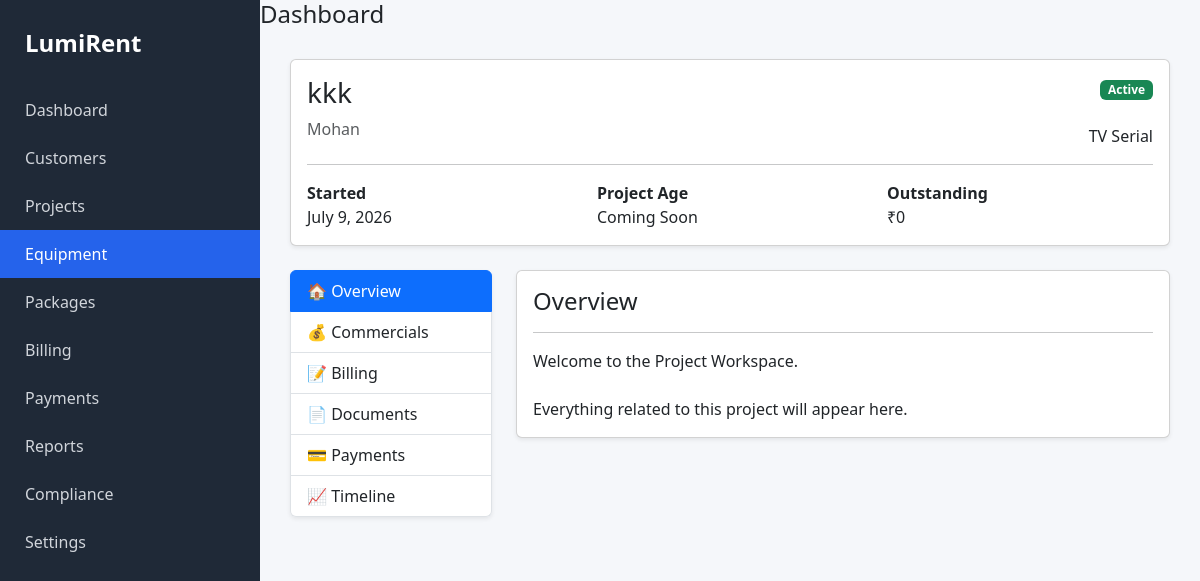
/projects/1/, run on the app's committed database.
### projects/models.py (models this page shows, shortened)
class Project(models.Model):
    PROJECT_TYPES = [
        ("TV Serial", "TV Serial"),
        ("Movie", "Movie"),
        ("Advertisement", "Advertisement"),
        ("Web Series", "Web Series"),
        ("Corporate", "Corporate"),
        ("Event", "Event"),
        ("Other", "Other"),
    ]
    STATUS_CHOICES = [
        ("Active", "Active"),
        ("Completed", "Completed"),
        ("On Hold", "On Hold"),
    ]
    customer = models.ForeignKey(
        Customer,
        on_delete=models.PROTECT,
        related_name="projects",
    )
    project_name = models.CharField(
        max_length=200,
    )
    short_code = models.CharField(
        max_length=20,
        blank=True,
    )
    project_type = models.CharField(
        max_length=30,
        choices=PROJECT_TYPES,
    )
    start_date = models.DateField()
    status = models.CharField(
        max_length=20,
        choices=STATUS_CHOICES,
        default="Active",
    )
    billing_contact = models.CharField(
        max_length=200,
        blank=True,
    )
    notes = models.TextField(
        blank=True,
    )
    created_at = models.DateTimeField(
    auto_now_add=True
    )
    updated_at = models.DateTimeField(
        auto_now=True
    )

### customers/models.py (models this page shows, shortened)
class Customer(models.Model):
    name = models.CharField(max_length=200)
    contact_person = models.CharField(
        max_length=200,
        blank=True
    )
    phone = models.CharField(
        max_length=20,
        blank=True
    )
    email = models.EmailField(
        blank=True
    )
    gstin = models.CharField(
        max_length=20,
        blank=True
    )
    address = models.TextField(
        blank=True
    )
    is_active = models.BooleanField(
        default=True
    )

### projects/views.py (the view)
def project_workspace(request, pk):
    project = get_object_or_404(
        Project.objects.select_related("customer"),
        pk=pk,
    )
    return render(
        request,
        "projects/workspace.html",
        {
            "project": project,
        },
    )

### projects/templates/projects/workspace.html (shortened to what this page needs)
{% extends "layouts/base.html" %}
{% block content %}
<div class="card shadow-sm mb-4">
    <div class="card-body">
        <div class="d-flex justify-content-between">
            <div>
                <h3>{{ project.project_name }}</h3>
                <div class="text-muted">
                    {{ project.customer.name }}
                </div>
            </div>
            <div class="text-end">
                <span class="badge bg-success">
                    {{ project.status }}
                </span>
                <br><br>
                {{ project.project_type }}
            </div>
        </div>
        <hr>
        <div class="row">
            <div class="col-md-4">
                <strong>Started</strong>
                <br>
                {{ project.start_date }}
            </div>
            <div class="col-md-4">
                <strong>Project Age</strong>
                <br>
                Coming Soon
            </div>
            <div class="col-md-4">
                <strong>Outstanding</strong>
                <br>
                ₹0
            </div>
        </div>
    </div>
</div>
<div class="row">
    <div class="col-md-3">
        {% include "components/project_navigation.html" %}
    </div>
    <div class="col-md-9">
        <div class="card shadow-sm">
            <div class="card-body">
                <h4>Overview</h4>
                <hr>
                Welcome to the Project Workspace.
                <br><br>
                Everything related to this project will appear here.
            </div>
        </div>
    </div>
</div>
{% endblock %}

### static/css/styles.css (style rules this page uses)
body { background-color: #F5F7FA; font-family: "Segoe UI", sans-serif; }

### data on the page
Project: project_name "kkk", customer.name "Mohan", status "Active", project_type "TV Serial", start_date "July 9, 2026"
